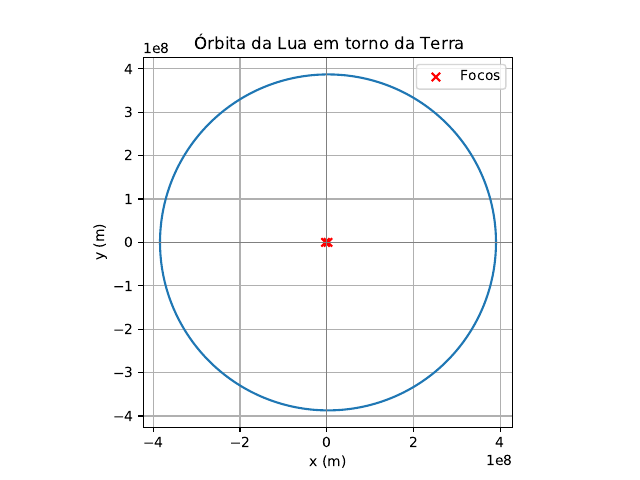

This figure's Python source:
import json
import matplotlib.pyplot as plt
import numpy as np

# Entrada dos parâmetros
entrada = json.loads('{"vp":1022, "G":6.67430e-11, "M":5.97219e24, "m":7.34767309e22, "dt":10, "x0":-384400000, "y0":0}')

vp = entrada['vp']
G = entrada['G']
M = entrada['M']
m = entrada['m']
dt = entrada['dt']
x = entrada['x0']
y = entrada['y0']
t = 0
vx = 0
vy = vp
xt = 0
yt = 0

x_lista = []
y_lista = []
#plt.gca().set_aspect('equal')

# Variáveis para armazenar os pontos de apogeu e perigeu
distancia_max = 0
distancia_min = float('inf')

# Definindo loop
while t < 54 * 3600 * 24:
#   Calculando posição da Terra
    r = ((x - xt) ** 2 + (y - yt) ** 2) ** 0.5

#   Atualizando a distância máxima e mínima
    if r > distancia_max:
        distancia_max = r
    if r < distancia_min:
        distancia_min = r

#   Calculando a aceleração
    a = (-G * M) / (r ** 3)
    ax = a * (x - xt)
    ay = a * (y - yt)

#   Atualizando velocidades
    vx += ax * dt
    vy += ay * dt

#   Atualizando posições
    yanterior = y
    x += vx * dt
    y += vy * dt

    if (yanterior < 0) and (y > 0):
        tempo = t / 3600 / 24
        print(f"Tempo órbita: {tempo:.4f}")

    x_lista.append(x)
    y_lista.append(y)

#   Atualizando tempo
    t += dt

# Calculando semi-eixo maior (a), semi-eixo menor (b) e excentricidade (e)
a = (distancia_max + distancia_min) / 2
b = np.sqrt(distancia_max * distancia_min)
e = np.sqrt(1 - (b ** 2 / a ** 2))
c = a * e

# Coordenadas dos focos
foco1 = (-c, 0)
foco2 = (c, 0)

# Exibindo os focos
print(f"Os focos da elipse são: {foco1} e {foco2}")

# Plotando a órbita
plt.gca().set_aspect('equal')
plt.plot(x_lista, y_lista)
plt.xlabel('x (m)')
plt.ylabel('y (m)')
plt.title('Órbita da Lua em torno da Terra')
plt.grid()
plt.axhline(0, color='gray', linewidth=0.5)
plt.axvline(0, color='gray', linewidth=0.5)
plt.scatter([foco1[0], foco2[0]], [foco1[1], foco2[1]], color='red', marker='x', label='Focos')
plt.legend()
plt.savefig('Focos.pdf')
plt.close('all')
